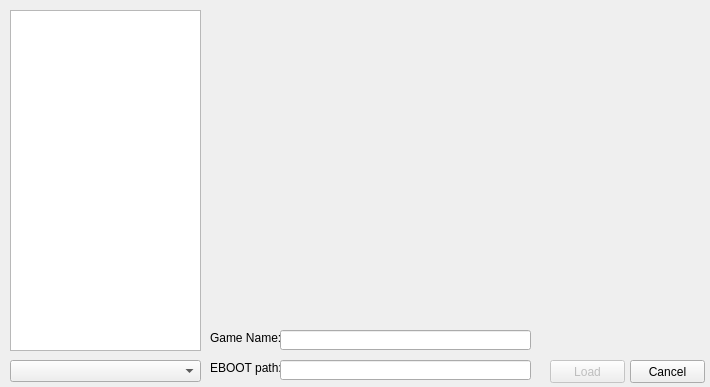
<?xml version="1.0" encoding="UTF-8"?>
<ui version="4.0">
 <class>memoryCardClass</class>
 <widget class="QDialog" name="memoryCardClass">
  <property name="geometry">
   <rect>
    <x>0</x>
    <y>0</y>
    <width>710</width>
    <height>387</height>
   </rect>
  </property>
  <property name="minimumSize">
   <size>
    <width>710</width>
    <height>387</height>
   </size>
  </property>
  <property name="maximumSize">
   <size>
    <width>710</width>
    <height>387</height>
   </size>
  </property>
  <property name="windowTitle">
   <string>memoryCard</string>
  </property>
  <property name="modal">
   <bool>false</bool>
  </property>
  <widget class="QListWidget" name="icon0list">
   <property name="geometry">
    <rect>
     <x>10</x>
     <y>10</y>
     <width>191</width>
     <height>341</height>
    </rect>
   </property>
   <property name="iconSize">
    <size>
     <width>144</width>
     <height>80</height>
    </size>
   </property>
   <property name="spacing">
    <number>7</number>
   </property>
   <property name="viewMode">
    <enum>QListView::IconMode</enum>
   </property>
  </widget>
  <widget class="memorycardPic1Label" name="pic1label">
   <property name="geometry">
    <rect>
     <x>220</x>
     <y>30</y>
     <width>480</width>
     <height>272</height>
    </rect>
   </property>
   <property name="sizePolicy">
    <sizepolicy hsizetype="Preferred" vsizetype="Preferred">
     <horstretch>0</horstretch>
     <verstretch>0</verstretch>
    </sizepolicy>
   </property>
   <property name="minimumSize">
    <size>
     <width>480</width>
     <height>272</height>
    </size>
   </property>
   <property name="text">
    <string/>
   </property>
  </widget>
  <widget class="memorycardPsfLineEdit" name="gameNameEdit">
   <property name="geometry">
    <rect>
     <x>280</x>
     <y>330</y>
     <width>251</width>
     <height>20</height>
    </rect>
   </property>
  </widget>
  <widget class="QLabel" name="label">
   <property name="geometry">
    <rect>
     <x>210</x>
     <y>330</y>
     <width>71</width>
     <height>16</height>
    </rect>
   </property>
   <property name="text">
    <string>Game Name:</string>
   </property>
  </widget>
  <widget class="memoryCardLoadButton" name="LoadButton">
   <property name="enabled">
    <bool>false</bool>
   </property>
   <property name="geometry">
    <rect>
     <x>550</x>
     <y>360</y>
     <width>75</width>
     <height>23</height>
    </rect>
   </property>
   <property name="text">
    <string>Load</string>
   </property>
   <property name="checkable">
    <bool>false</bool>
   </property>
  </widget>
  <widget class="QPushButton" name="CancelButton">
   <property name="geometry">
    <rect>
     <x>630</x>
     <y>360</y>
     <width>75</width>
     <height>23</height>
    </rect>
   </property>
   <property name="text">
    <string>Cancel</string>
   </property>
  </widget>
  <widget class="QLabel" name="label_2">
   <property name="geometry">
    <rect>
     <x>210</x>
     <y>360</y>
     <width>71</width>
     <height>16</height>
    </rect>
   </property>
   <property name="text">
    <string>EBOOT path:</string>
   </property>
  </widget>
  <widget class="memorycardPsfLineEdit" name="ebootPathEdit">
   <property name="geometry">
    <rect>
     <x>280</x>
     <y>360</y>
     <width>251</width>
     <height>20</height>
    </rect>
   </property>
  </widget>
  <widget class="QComboBox" name="gameDirectory">
   <property name="geometry">
    <rect>
     <x>10</x>
     <y>360</y>
     <width>191</width>
     <height>22</height>
    </rect>
   </property>
  </widget>
 </widget>
 <layoutdefault spacing="6" margin="11"/>
 <customwidgets>
  <customwidget>
   <class>memorycardPic1Label</class>
   <extends>QLabel</extends>
   <header>memorycardpic1label.h</header>
   <slots>
    <slot>slot1()</slot>
    <slot>displayPic(QListWidgetItem*)</slot>
   </slots>
  </customwidget>
  <customwidget>
   <class>memorycardPsfLineEdit</class>
   <extends>QLineEdit</extends>
   <header>memorycardpsflineedit.h</header>
   <slots>
    <slot>setpsfInfo(QListWidgetItem*)</slot>
   </slots>
  </customwidget>
  <customwidget>
   <class>memoryCardLoadButton</class>
   <extends>QPushButton</extends>
   <header>memorycardloadbutton.h</header>
   <slots>
    <slot>slot1()</slot>
    <slot>enableLoadButton(QListWidgetItem*)</slot>
   </slots>
  </customwidget>
 </customwidgets>
 <resources>
  <include location="pcsp.qrc"/>
 </resources>
 <connections>
  <connection>
   <sender>icon0list</sender>
   <signal>itemClicked(QListWidgetItem*)</signal>
   <receiver>pic1label</receiver>
   <slot>displayPic(QListWidgetItem*)</slot>
   <hints>
    <hint type="sourcelabel">
     <x>101</x>
     <y>235</y>
    </hint>
    <hint type="destinationlabel">
     <x>339</x>
     <y>157</y>
    </hint>
   </hints>
  </connection>
  <connection>
   <sender>icon0list</sender>
   <signal>itemClicked(QListWidgetItem*)</signal>
   <receiver>gameNameEdit</receiver>
   <slot>setpsfInfo(QListWidgetItem*)</slot>
   <hints>
    <hint type="sourcelabel">
     <x>106</x>
     <y>330</y>
    </hint>
    <hint type="destinationlabel">
     <x>317</x>
     <y>324</y>
    </hint>
   </hints>
  </connection>
  <connection>
   <sender>icon0list</sender>
   <signal>itemClicked(QListWidgetItem*)</signal>
   <receiver>ebootPathEdit</receiver>
   <slot>setpsfInfo(QListWidgetItem*)</slot>
   <hints>
    <hint type="sourcelabel">
     <x>131</x>
     <y>330</y>
    </hint>
    <hint type="destinationlabel">
     <x>312</x>
     <y>353</y>
    </hint>
   </hints>
  </connection>
  <connection>
   <sender>CancelButton</sender>
   <signal>pressed()</signal>
   <receiver>memoryCardClass</receiver>
   <slot>close()</slot>
   <hints>
    <hint type="sourcelabel">
     <x>647</x>
     <y>351</y>
    </hint>
    <hint type="destinationlabel">
     <x>349</x>
     <y>183</y>
    </hint>
   </hints>
  </connection>
  <connection>
   <sender>icon0list</sender>
   <signal>itemClicked(QListWidgetItem*)</signal>
   <receiver>LoadButton</receiver>
   <slot>enableLoadButton(QListWidgetItem*)</slot>
   <hints>
    <hint type="sourcelabel">
     <x>123</x>
     <y>238</y>
    </hint>
    <hint type="destinationlabel">
     <x>577</x>
     <y>355</y>
    </hint>
   </hints>
  </connection>
  <connection>
   <sender>LoadButton</sender>
   <signal>clicked()</signal>
   <receiver>LoadButton</receiver>
   <slot>click()</slot>
   <hints>
    <hint type="sourcelabel">
     <x>567</x>
     <y>351</y>
    </hint>
    <hint type="destinationlabel">
     <x>567</x>
     <y>351</y>
    </hint>
   </hints>
  </connection>
  <connection>
   <sender>LoadButton</sender>
   <signal>clicked()</signal>
   <receiver>memoryCardClass</receiver>
   <slot>close()</slot>
   <hints>
    <hint type="sourcelabel">
     <x>567</x>
     <y>351</y>
    </hint>
    <hint type="destinationlabel">
     <x>349</x>
     <y>183</y>
    </hint>
   </hints>
  </connection>
  <connection>
   <sender>gameDirectory</sender>
   <signal>currentIndexChanged(int)</signal>
   <receiver>memoryCardClass</receiver>
   <slot>gameDirectoryChanged(int)</slot>
   <hints>
    <hint type="sourcelabel">
     <x>135</x>
     <y>352</y>
    </hint>
    <hint type="destinationlabel">
     <x>187</x>
     <y>284</y>
    </hint>
   </hints>
  </connection>
  <connection>
   <sender>memoryCardClass</sender>
   <signal>accepted()</signal>
   <receiver>memoryCardClass</receiver>
   <slot>close()</slot>
   <hints>
    <hint type="sourcelabel">
     <x>349</x>
     <y>194</y>
    </hint>
    <hint type="destinationlabel">
     <x>349</x>
     <y>194</y>
    </hint>
   </hints>
  </connection>
  <connection>
   <sender>memoryCardClass</sender>
   <signal>rejected()</signal>
   <receiver>memoryCardClass</receiver>
   <slot>close()</slot>
   <hints>
    <hint type="sourcelabel">
     <x>349</x>
     <y>194</y>
    </hint>
    <hint type="destinationlabel">
     <x>349</x>
     <y>194</y>
    </hint>
   </hints>
  </connection>
 </connections>
 <slots>
  <slot>gameDirectoryChanged(int)</slot>
  <slot>closeDialog()</slot>
 </slots>
</ui>
